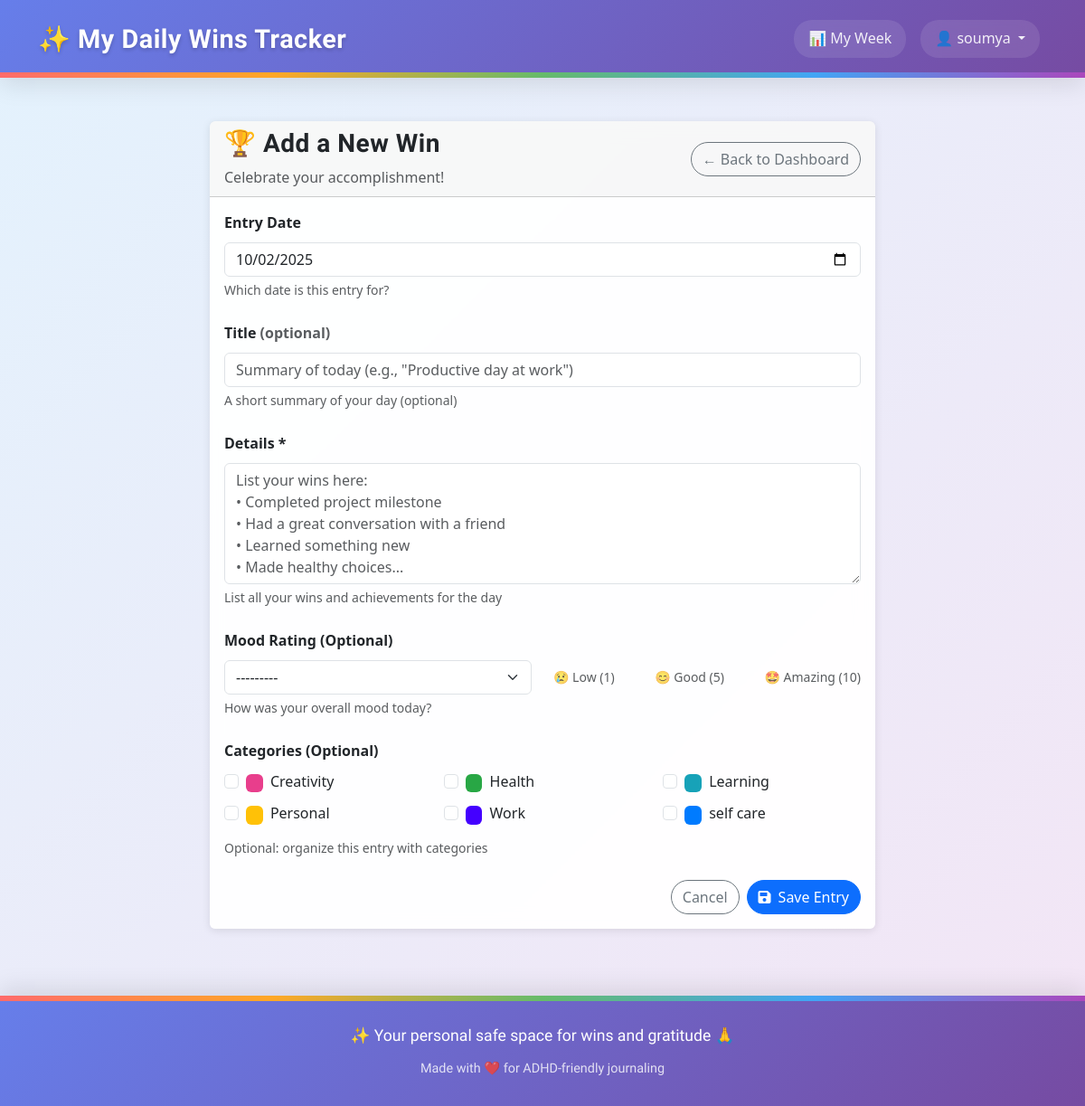
Before: /entries/new/ (signed in) with the older database file.
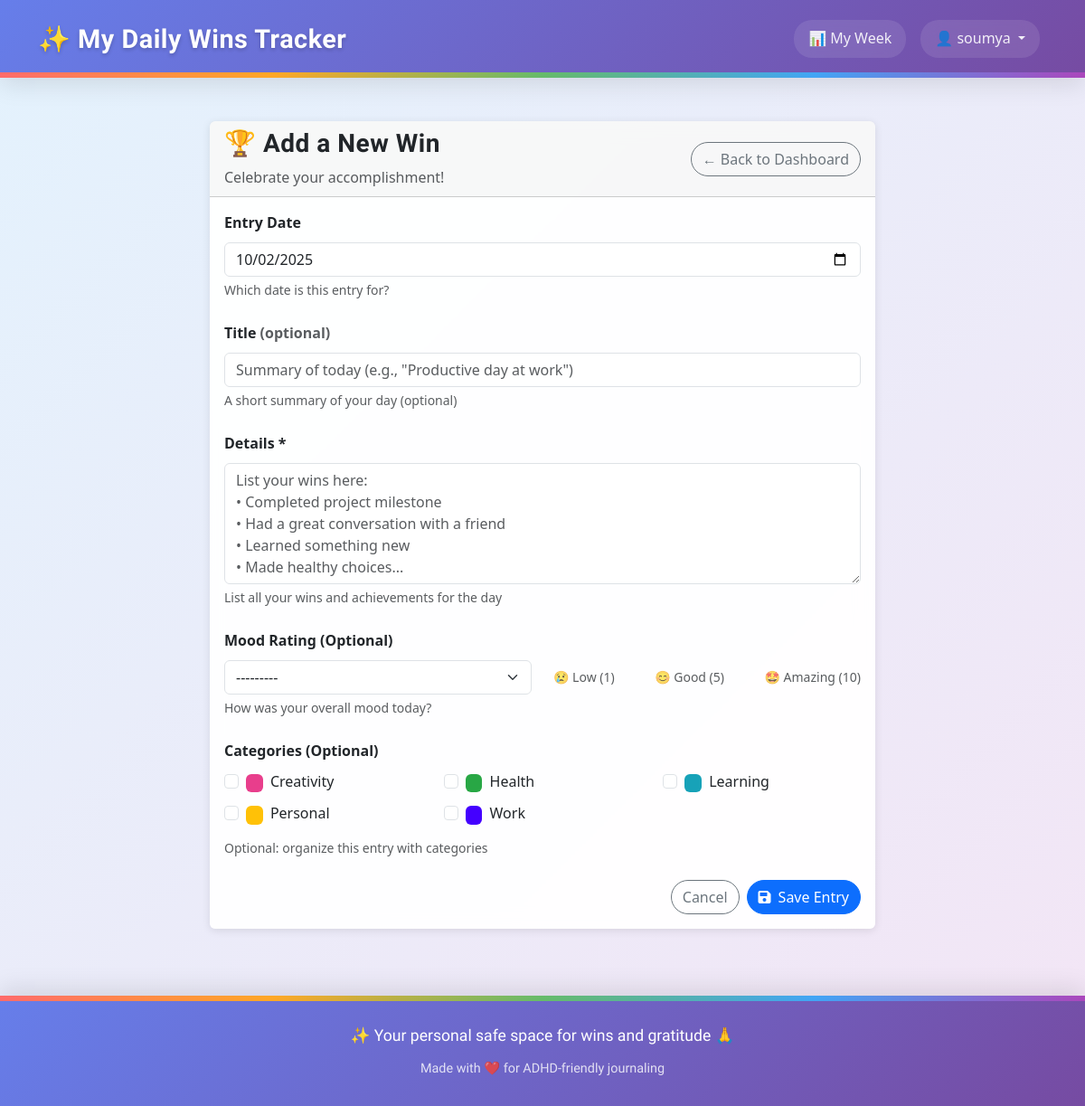
After: the same page with the newer database file.
### tracker/models.py (models this page shows, shortened)
class Category(models.Model):
    user = models.ForeignKey(User, on_delete=models.CASCADE, related_name='categories')
    name = models.CharField(max_length=100)
    color = models.CharField(
        max_length=7,
        default='#007bff',
        validators=[
            RegexValidator(
                regex='^#[0-9A-Fa-f]{6}$',
                message='Color must be a valid hex code (e.g., #007bff)'
            )
        ]
    )
    description = models.TextField(blank=True)
    date_created = models.DateTimeField(auto_now_add=True)
    class Meta:
        verbose_name_plural = "Categories"
        ordering = ['name']
        constraints = [
            UniqueConstraint(
                Lower('name'), 'user',
                name='unique_category_name_per_user',
                violation_error_message='You already have a category with this name (case-insensitive).'
            )
        ]
        indexes = [
            models.Index(fields=['user', 'name']),
            Index(Lower('name'), name='idx_category_lower_name'),  # Functional index for case-insensitive lookups
        ]

### tracker/views.py (the view)
# urls.py: path("entries/new/", views.entry_create, name="entry_create"),
@login_required
def entry_create(request):
    entry_type = request.GET.get('type', 'win')  # Default to win for display
    if request.method == 'POST':
        form = EntryForm(request.POST, user=request.user)
        if form.is_valid():
            entry = form.save()
            messages.success(
                request,
                '🎉 Your daily entry has been saved!'
            )
            return redirect('entry_detail', pk=entry.pk)
    else:
        form = EntryForm(user=request.user)
    context = {
        'form': form,
        'entry_type': entry_type,
        'is_editing': False,
    }
    return render(request, 'tracker/entry_form.html', context)

### templates/tracker/entry_form.html (shortened to what the changed rows need)
{% extends "base.html" %}
{% load widget_tweaks %}
{% block content %}
<div class="row justify-content-center">
    <div class="col-lg-8">
        <div class="card">
            <div class="card-body">
                <form method="post" novalidate>
                    {% if form.categories.field.queryset %}
                        <div class="mb-4">
                            <div class="row">
                                {% for category in form.categories.field.queryset %}
                                    <div class="col-md-6 col-lg-4 mb-2">
                                        <div class="form-check">
                                            <input class="form-check-input" type="checkbox"
                                                   name="categories"
                                                   value="{{ category.pk }}"
                                                   id="category_{{ category.pk }}"
                                                   {% if category in form.categories.value %}checked{% endif %}>
                                            <label class="form-check-label" for="category_{{ category.pk }}">
                                                <span class="badge me-1" style="background-color: {{ category.color }};">&nbsp;</span>
                                                {{ category.name }}
                                            </label>
                                        </div>
                                    </div>
                                {% endfor %}
                            </div>
                        </div>
                    {% endif %}
                </form>
            </div>
        </div>
    </div>
</div>
{% endblock %}

Changed rows visible on the page:
removed Category: name "self care"
